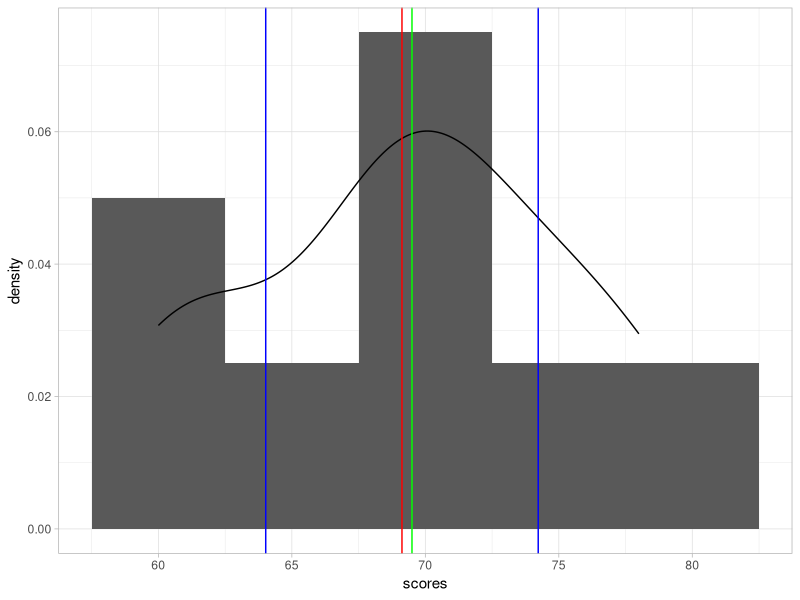
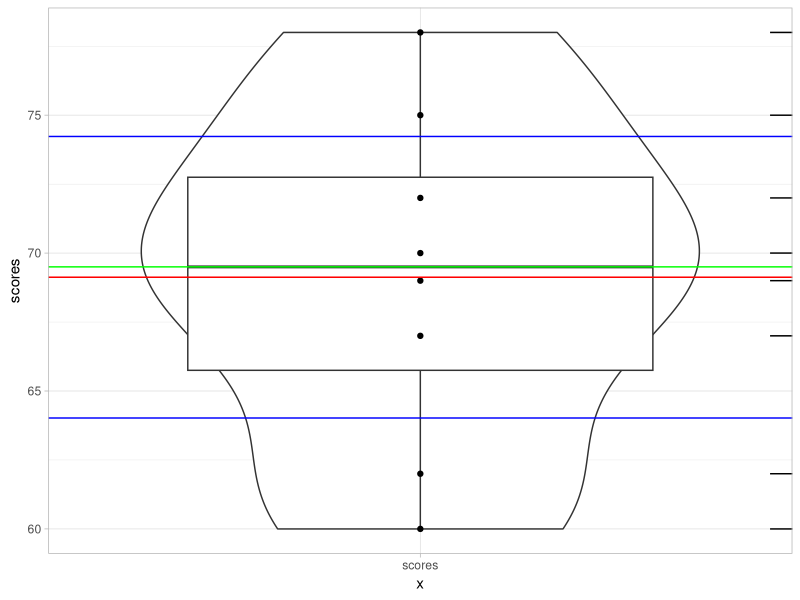
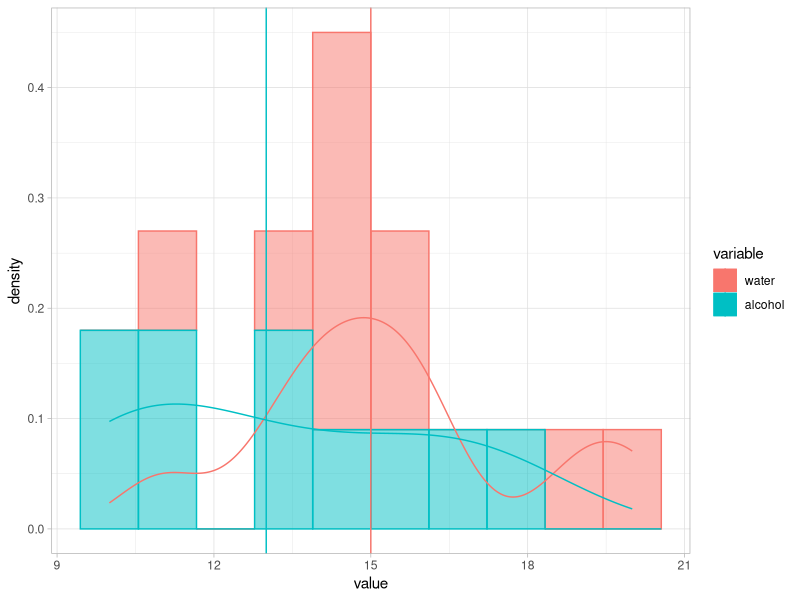
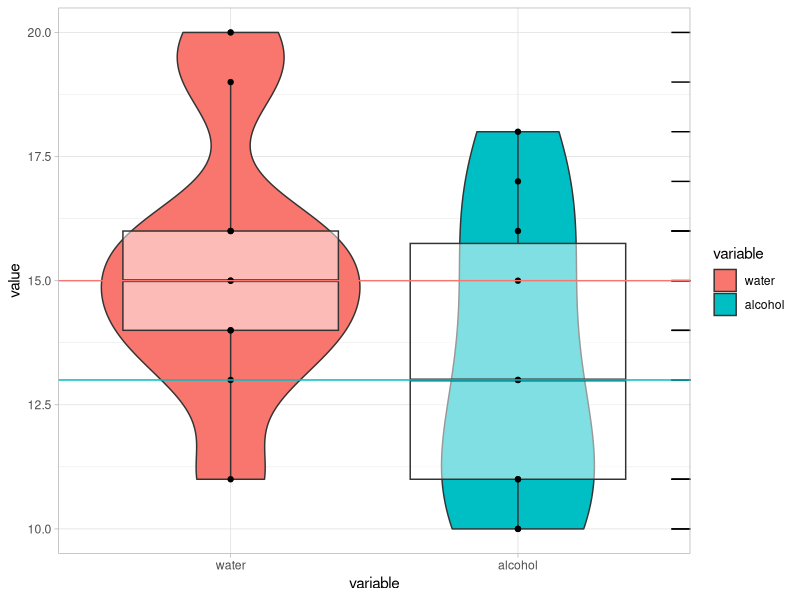
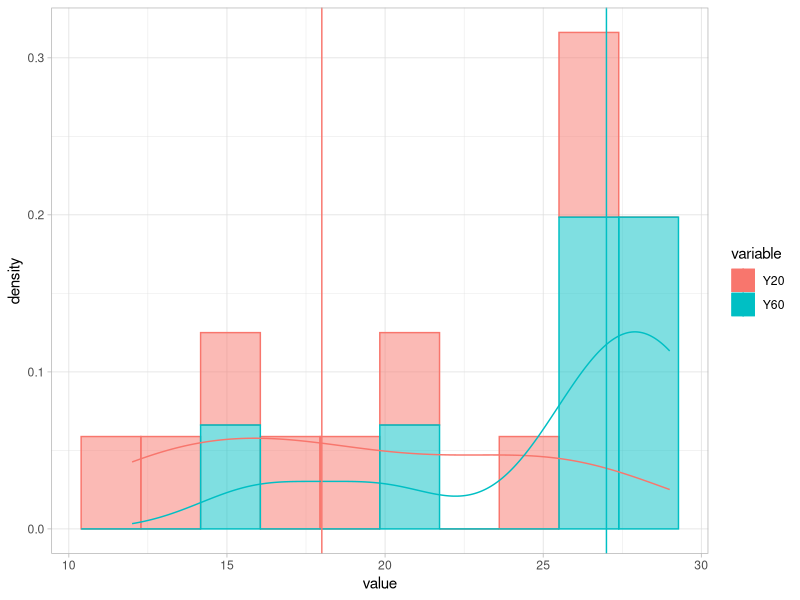
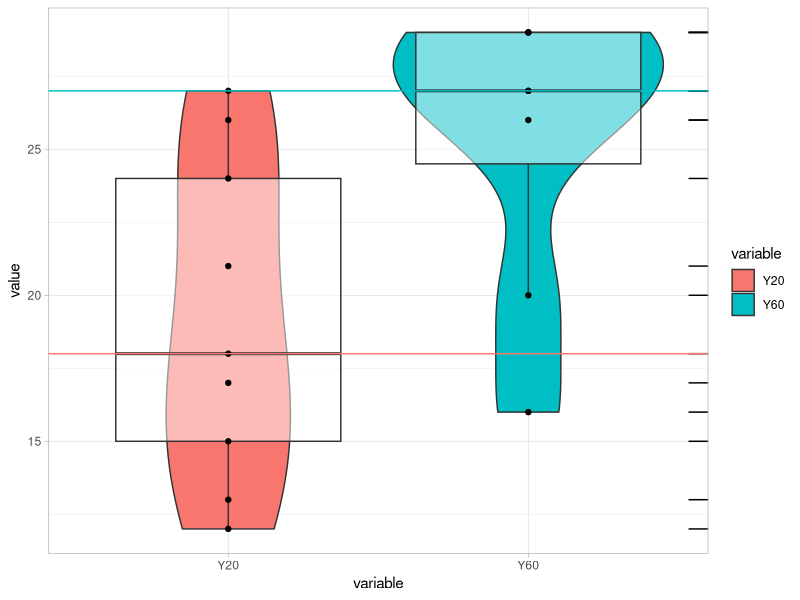

These charts were generated, in order, by the following R code:
## ---- chunk 1
    scores <- c(60,62,67,69,70,72,75,78)
    resA <- t.test(scores,paired = FALSE,var.equal = TRUE,mu=65)
## ---- chunk 2
library(ggplot2)
ggplot(data.frame(scores),aes(x=scores)) +geom_histogram(aes(y = ..density..),binwidth = 5) +geom_density()+theme_light()+
    geom_vline(xintercept =  median(scores),color="green")+
    geom_vline(xintercept =  resA$estimate,color="red")+
    geom_vline(xintercept =  resA$conf.int,color="blue")


## ---- chunk 3
ggplot(data.frame(scores),aes(x="scores",y=scores))  +geom_violin() +geom_boxplot()+geom_point()+theme_light()+geom_rug(sides="r")+
    geom_hline(yintercept =  median(scores),color="green",show.legend = TRUE)+ 
    geom_hline(yintercept =  resA$estimate,color="red")+
    geom_hline(yintercept =  resA$conf.int,color="blue")
## ---- chunk 4
    scores[3] <- 76
    t.test(scores,paired = FALSE,var.equal = FALSE,mu=65)
## ---- chunk 5
library(reshape2)
 water <- c(16,15,11,20,19,14,13,15,14,16)
alcohol <- c(13,13,10,18,17,11,10,15,11,16)
ques2Data <- data.frame(water,alcohol)
ques2Data <- melt(ques2Data)
res2A <- t.test(water,alcohol,paired = TRUE)
## ---- chunk 6
library(ggplot2)
library(dplyr)
ques2DataMean <- ques2Data %>% group_by(variable) %>% summarize_all(median)
ggplot(ques2Data,aes(x=value,color=variable)) +geom_histogram(aes(y = ..density..,fill=variable),bins = 10,alpha=0.5) +geom_density()+theme_light()+
    geom_vline(aes(xintercept=value,color=variable),data = ques2DataMean)


## ---- chunk 7
ggplot(ques2Data,aes(x=variable,y=value))+geom_violin(aes(fill=variable)) +geom_boxplot(alpha=0.5)+geom_point()+theme_light()+geom_rug(sides="r")+
    geom_hline(aes(yintercept=value,color=variable),data = ques2DataMean,show.legend = TRUE)
## ---- chunk 8
Y20 <- c(27,26,21,24,15,18,17,12,13)
Y60 <- c(26,29,29,29,27,16,20,27,NA)
ques3Data <- data.frame(Y20,Y60)
ques3Data <- melt(ques3Data)
res3A <- t.test(Y20,Y60,paired = FALSE,var.equal = FALSE)
## ---- chunk 9
ques3DataMean <- ques3Data %>% group_by(variable) %>% summarize_all(funs(median(., na.rm = TRUE)))
ggplot(ques3Data,aes(x=value,color=variable)) +geom_histogram(aes(y = ..density..,fill=variable),bins = 10,alpha=0.5) +geom_density()+theme_light()+
    geom_vline(aes(xintercept=value,color=variable),data = ques3DataMean)


## ---- chunk 10
ggplot(ques3Data,aes(x=variable,y=value))+geom_violin(aes(fill=variable)) +geom_boxplot(alpha=0.5)+geom_point()+theme_light()+geom_rug(sides="r")+
    geom_hline(aes(yintercept=value,color=variable),data = ques3DataMean,show.legend = TRUE)
